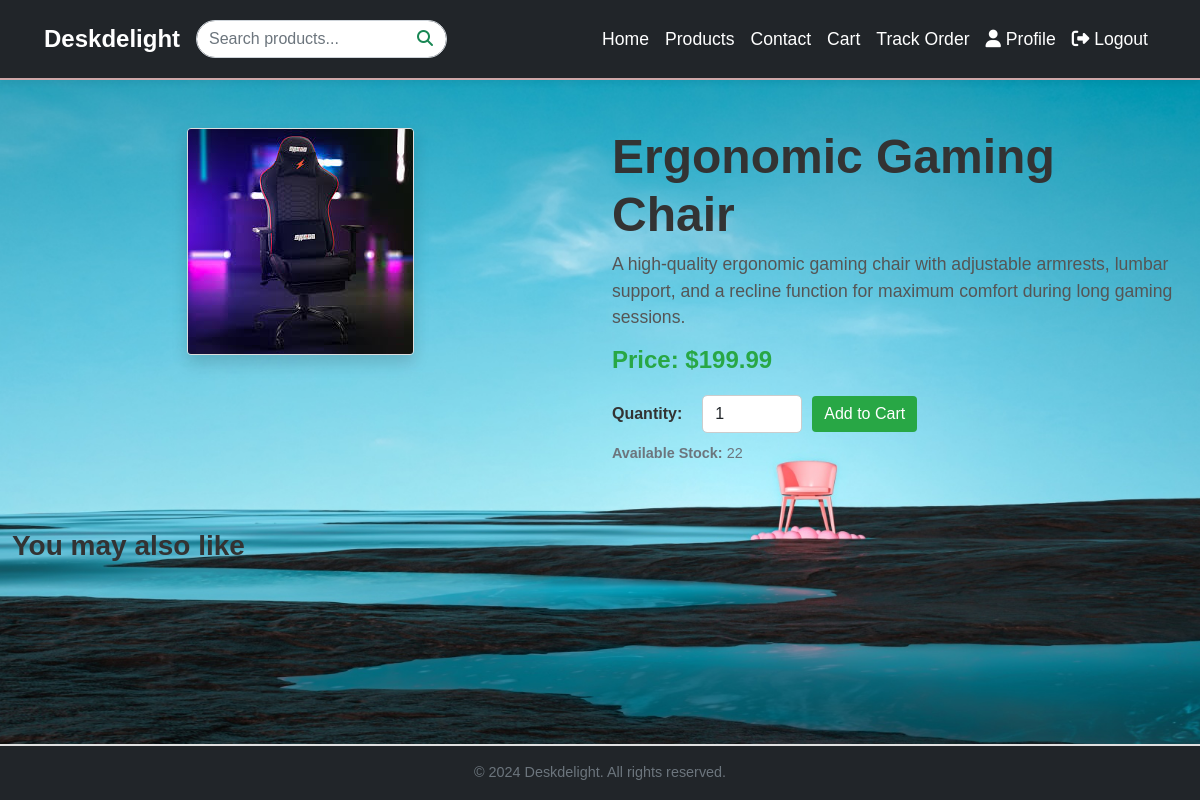
The page /product/14/ (signed in) on the database its author committed.
### myapp/models.py (models this page shows, shortened)
class Product(models.Model):
    CATEGORY_CHOICES = [
        ('chair', 'Chair'),
        ('table', 'Table'),
    ]
    name = models.CharField(max_length=255)
    description = models.TextField()
    price = models.DecimalField(max_digits=10, decimal_places=2)
    image = models.ImageField(upload_to='products/', default='products/default.jpg')
    category = models.CharField(
        max_length=50,
        choices=CATEGORY_CHOICES,
        default='chair'
    )
    quantity_available = models.PositiveIntegerField(default=0)  # Track available stock

### myapp/views.py (the view)
# urls.py: path('product/<int:product_id>/', views.product_detail, name='product_detail'),  # Product detail view
def product_detail(request, product_id):
    product = get_object_or_404(Product, id=product_id)  # Fetch product by ID
    return render(request, 'product_detail.html', {'product': product})

### templates/product_detail.html (shortened to what this page needs)
{% extends 'base.html' %}
{% load static %}
{% block content %}
<div class="container mt-5" style="max-width: 1200px;">
    <div class="row mt-4">
        <div class="col-md-6">
            <div class="product-image-container" style="text-align: center;">
                <img src="{{ product.image.url }}" alt="{{ product.name }}" class="img-fluid rounded shadow" style="max-width: 100%; height: auto; border: 1px solid #ddd;">
            </div>
        </div>
        <div class="col-md-6">
            <h1 class="display-5" style="font-weight: bold;">{{ product.name }}</h1>
            <p style="color: #555; font-size: 1.1rem;">{{ product.description }}</p>
            <h4 style="color: #28a745; font-weight: bold;">Price: ${{ product.price }}</h4>
            {% if product.quantity_available > 0 %}
                <form id="addToCartForm" method="POST"
                      action="{% if user.is_authenticated %}{% url 'add_to_cart' product.id %}{% else %}{% url 'login_page' %}{% endif %}"
                      style="margin-top: 20px;"
                      onsubmit="showAddToCartPopup(event)">
                    <div style="display: flex; align-items: center; gap: 10px;">
                        <label for="quantity" style="margin-right: 10px; font-weight: bold;">Quantity:</label>
                        <input type="number" id="quantity" name="quantity"
                               class="form-control"
                               style="width: 100px; border-radius: 5px; border: 1px solid #ccc;"
                               min="1" max="{{ product.quantity_available }}" value="1">
                        <button type="submit" class="btn btn-success" style="background-color: #28a745; border: none;">Add to Cart</button>
                    </div>
                </form>
                <p style="margin-top: 10px; font-size: 0.9rem; color: #6c757d;"><strong>Available Stock:</strong> {{ product.quantity_available }}</p>
            {% else %}
                <p style="color: #dc3545; font-weight: bold;">This product is out of stock!</p>
            {% endif %}
        </div>
    </div>
    <div class="mt-5">
        <h3 style="padding-bottom: 10px; font-weight: bold;">You may also like</h3>
    </div>
</div>
{% endblock %}

### static/indexstyle.css (style rules this page uses)
.form-control { border-radius: 30px; }

### rows shown on the page
Product: image (picture), name "Ergonomic Gaming Chair", description "A high-quality ergonomic gaming chair with adjustable armrests, lumbar support, and a recline function for maximum comfort during long gaming sessions.", price "199.99", quantity_available "22"
